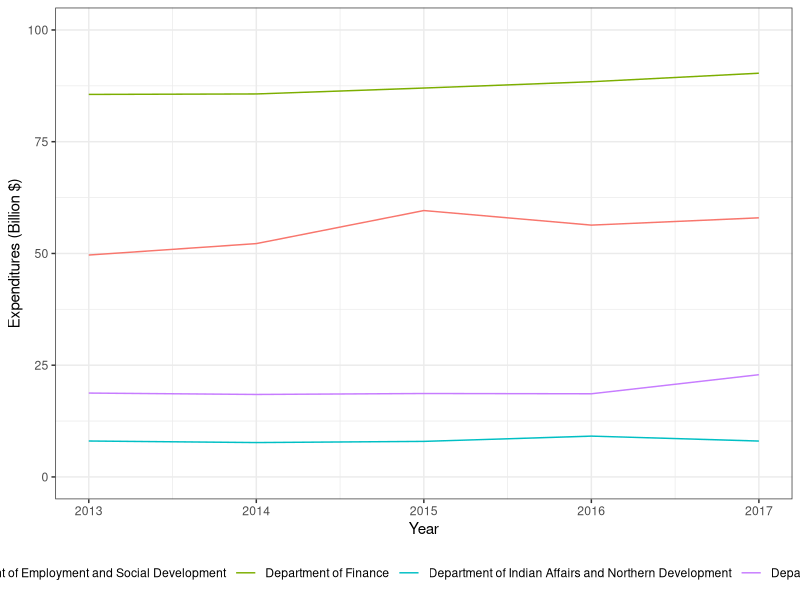

R code for this plot:
library(tidyverse)

tbs <- read_csv('data/authorities_and_expenditures.csv')

################################################################################
# POP Quiz
################################################################################

# Summarize total spending per year in billion $
# Make data into long.
# Group by year
# Then do a summarize.
# The as.integer() is bonus points...
total_spending <- tbs %>%
  gather(year, expenditures, starts_with('20')) %>%
  mutate(year = as.integer(year)) %>%
  group_by(year) %>%
  summarize(total_exp = sum(expenditures) / 1e9)

# Summarize selected spending of departments
# Make data into long
# Group by organization and year
# Ungroup (optional)
# Filter the following departments.
# Make a expenditures_billion column (scientific notation totally optional)
# Remove the plain 'vanilla' expenditures variable.
selected_spending <- tbs %>%
  gather(year, expenditures, starts_with('20')) %>%
  mutate(year = as.integer(year)) %>%
  group_by(organization, year) %>%
  summarize(expenditures = sum(expenditures)) %>%
  ungroup %>%
  filter(organization %in% c(
    'Department of Finance',
    'Department of Employment and Social Development',
    'Department of National Defence',
    'Department of Indian Affairs and Northern Development'
  )) %>%
  mutate(expenditures_billion = expenditures / 1e9) %>%
  select(-expenditures)

# Graph selected spending into a line graph, group by organization
# Fix scale to something more reasonable.
# Throw the leggend on the bottom.
selected_spending %>%
  ggplot(aes(
    year, expenditures_billion, group = organization, color = organization
  )) +
  scale_y_continuous(limits = c(0, 100)) +
  geom_line() +
  labs(x = 'Year', y = 'Expenditures (Billion $)', color = '') +
  theme_bw() +
  theme(legend.position = 'bottom')

################################################################################
# END QUIZ
################################################################################

# Some notes, the top was 'given' to you, 4 largest departments (in 2017).
# But how # would you find this information out without knowing it ahead of
# time?
spending_all <- tbs %>%
  gather(year, expenditures, starts_with('20')) %>%
  mutate(year = as.integer(year)) %>%
  group_by(organization, year) %>%
  summarize(expenditures = sum(expenditures)) %>%
  ungroup

spending_large_orgs <- spending_all %>%
  filter(year == 2017) %>%
  arrange(-expenditures) %>%
  # Slice says take row X to Y
  slice(1:4) %>%
  # Pull takes a data frame row into vector.
  pull(organization)

smart_spending <- spending_all %>%
  filter(organization %in% spending_large_orgs) %>%
  mutate(expenditures_billion = expenditures / 1e9) %>%
  select(-expenditures)

# You can do all of this in one go!
spending_all_in_one <- tbs %>%
  gather(year, expenditures, starts_with('20')) %>%
  mutate(year = as.integer(year)) %>%
  group_by(organization, year) %>%
  summarize(expenditures = sum(expenditures)) %>%
  ungroup %>%
  filter(
    organization %in% c(
	  # The dot . in a pipe means 'this object'. So not only does the pipe
	  # throw in the object as the first argument of the next function, it
	  # allows you to use the . to refer to it again elsewhere.
      filter(., year == 2017) %>%
        arrange(-expenditures) %>%
        slice(1:4) %>%
        pull(organization)
    )
  ) %>%
  mutate(expenditures_billion = expenditures / 1e9) %>%
  select(-expenditures)

